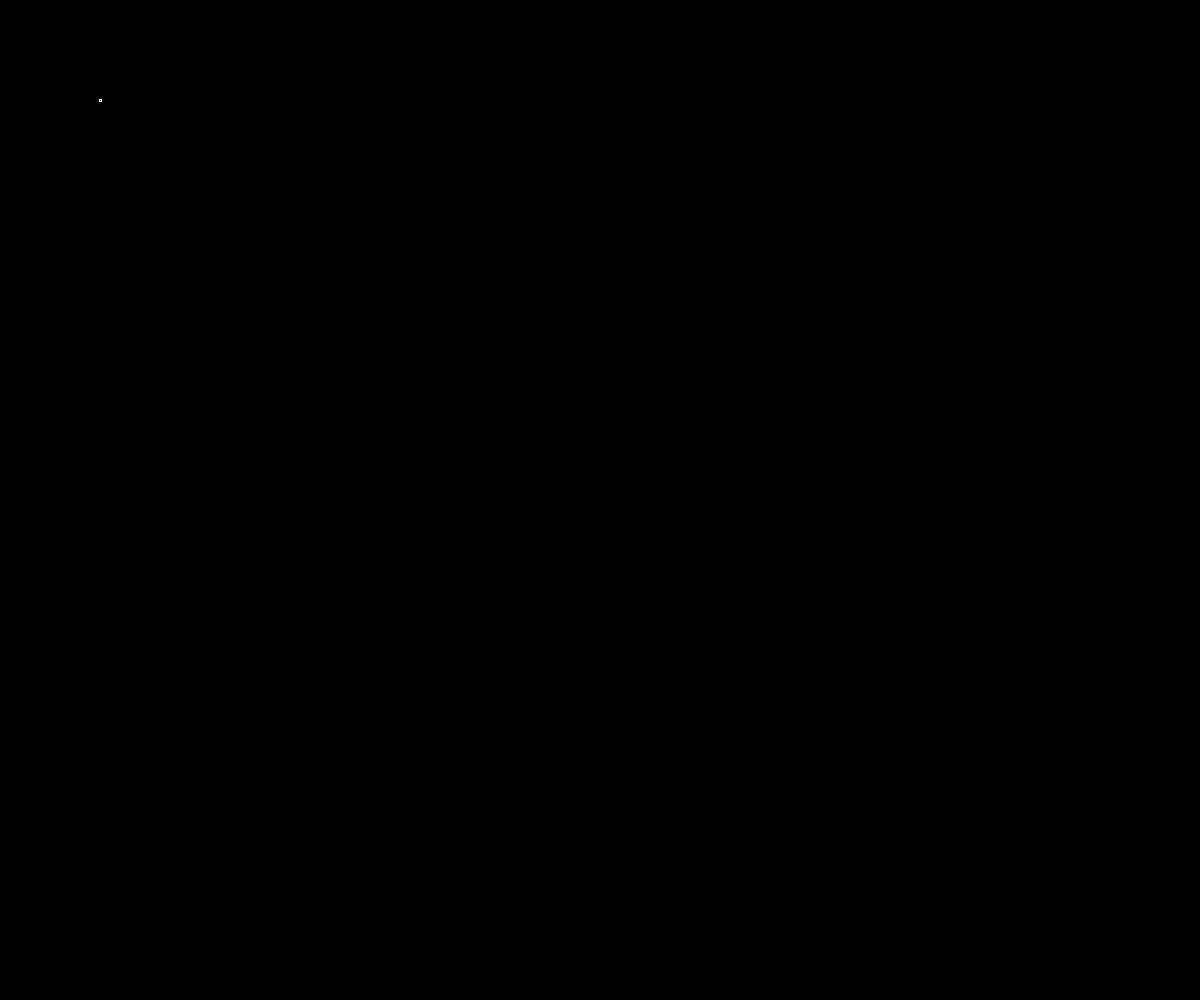
Frame 1 (no input)
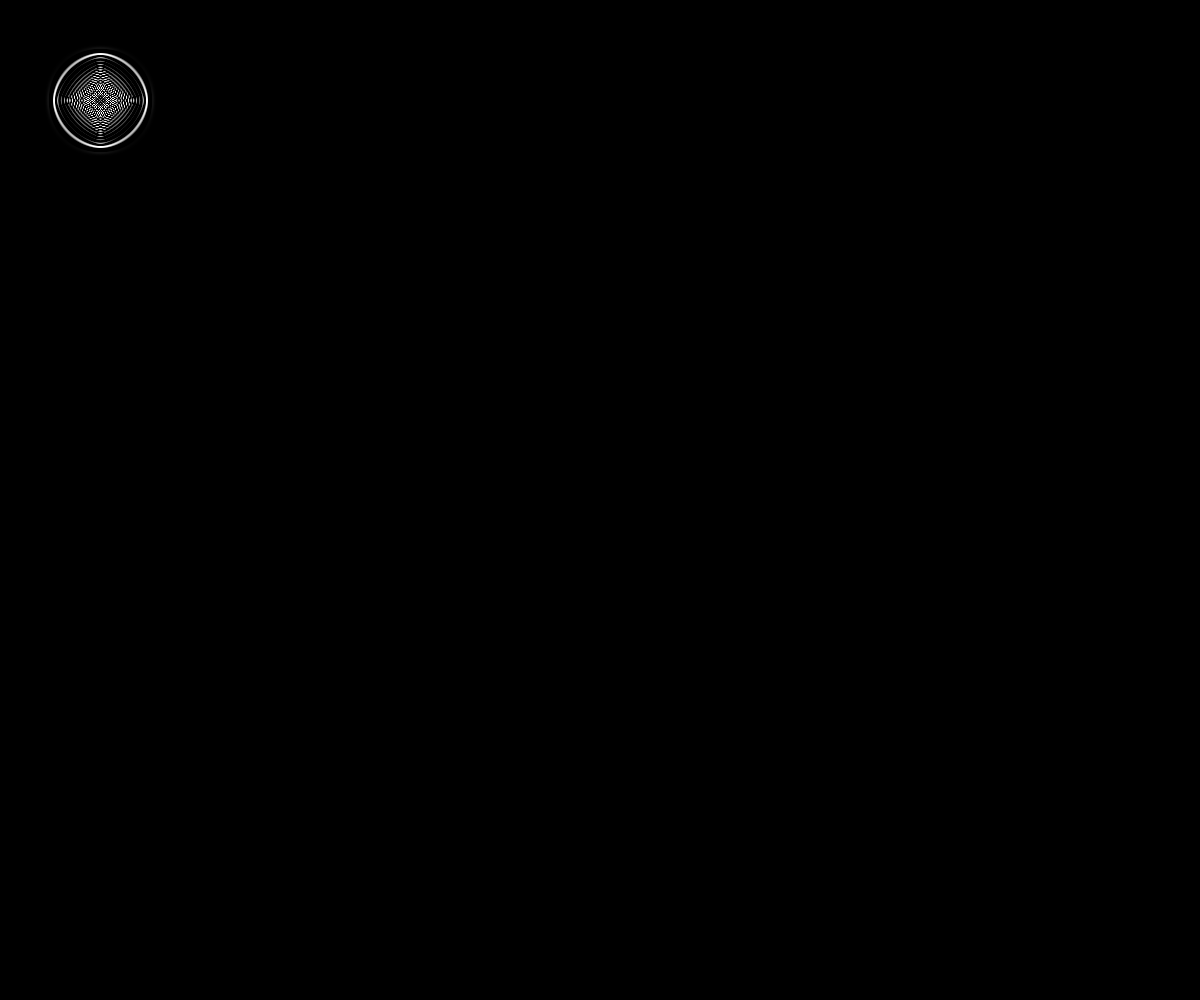
Frame 60 (no input)
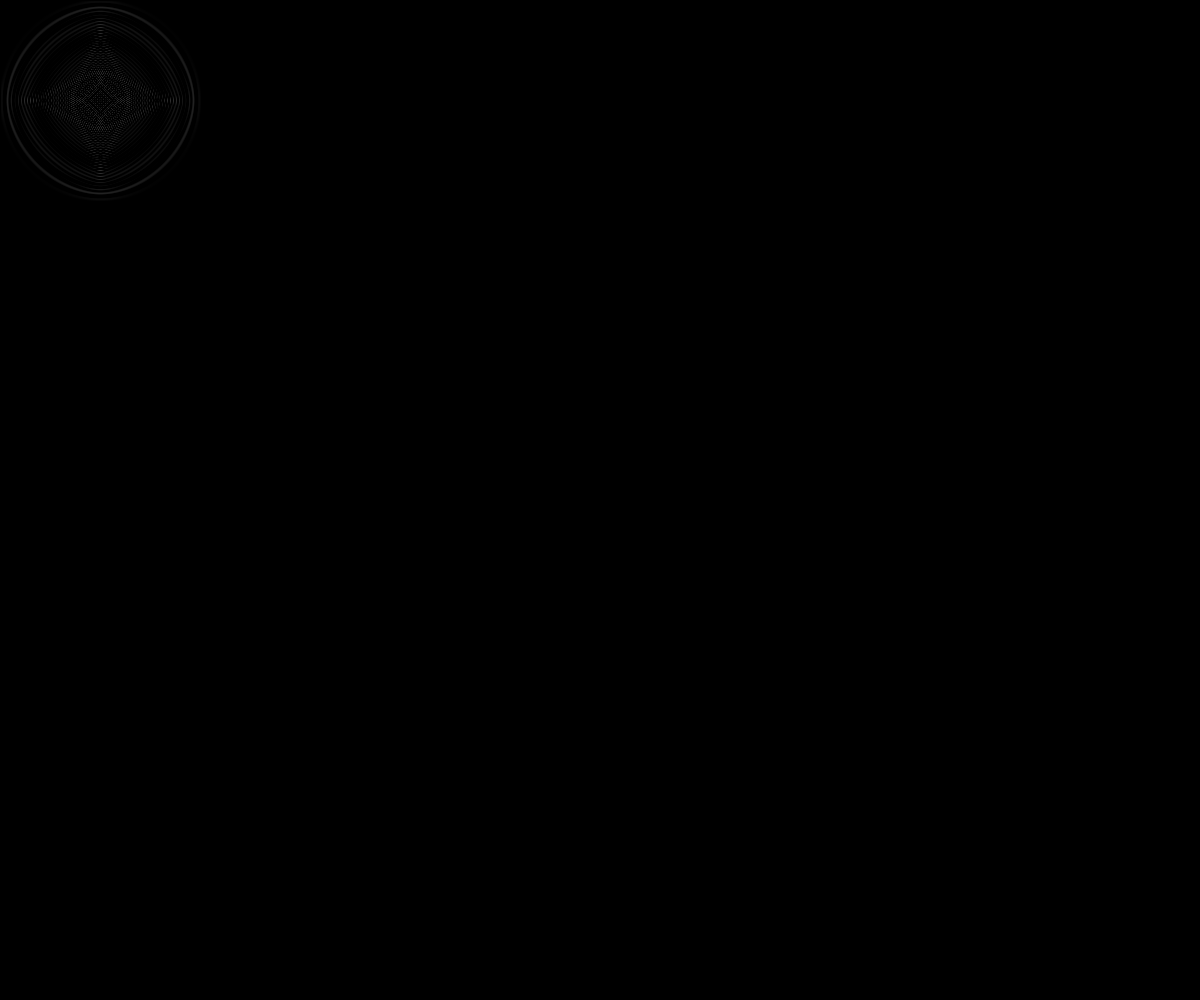
Frame 120 (the mouse pressed at the canvas centre since frame 60)

The p5.js sketch that drew these frames (run headless with seeded random() and noise() and a simulated clock; from frame 60 on, the mouse is pressed at the canvas centre):

// p5.js sketch
// ── sketch.js
  let cols, rows,
    current = [],
    previous = [],
    damping = 0.95;

  function mouseDragged() {
    current[mouseX][mouseY] = 255;
  }

  function setup() {
    pixelDensity(1)
    createCanvas(windowWidth, windowHeight);
    cols = width
    rows = height
    for (let i = 0; i < cols; i++) {
      current[i] = []
      previous[i] = []
      for (let j = 0; j < rows; j++) {
        current[i][j] = 0
        previous[i][j] = 0
      }
    }
    previous[100][100] = 255
  }

  function draw() {
    background(0)
    loadPixels()
    for (let i = 1; i < cols - 1; i++) {
      for (let j = 1; j < rows - 1; j++) {
        current[i][j] =
          (previous[i - 1][j] + previous[i + 1][j] +
            previous[i][j - 1] + previous[i][j + 1] +
            previous[i - 1][j - 1] + previous[i - 1][j + 1] +
            previous[i + 1][j - 1] + previous[i + 1][j + 1]
          ) / 4 - current[i][j];
        current[i][j] = current[i][j] * damping
        let index = (i + j * cols) * 4;
        pixels[index + 0] = current[i][j] * 255
        pixels[index + 1] = current[i][j] * 255
        pixels[index + 2] = current[i][j] * 255
        pixels[index + 3] = 255
      }
    }
    updatePixels()

    //swap buffers
    let temp = previous
    previous = current
    current = temp
  }
